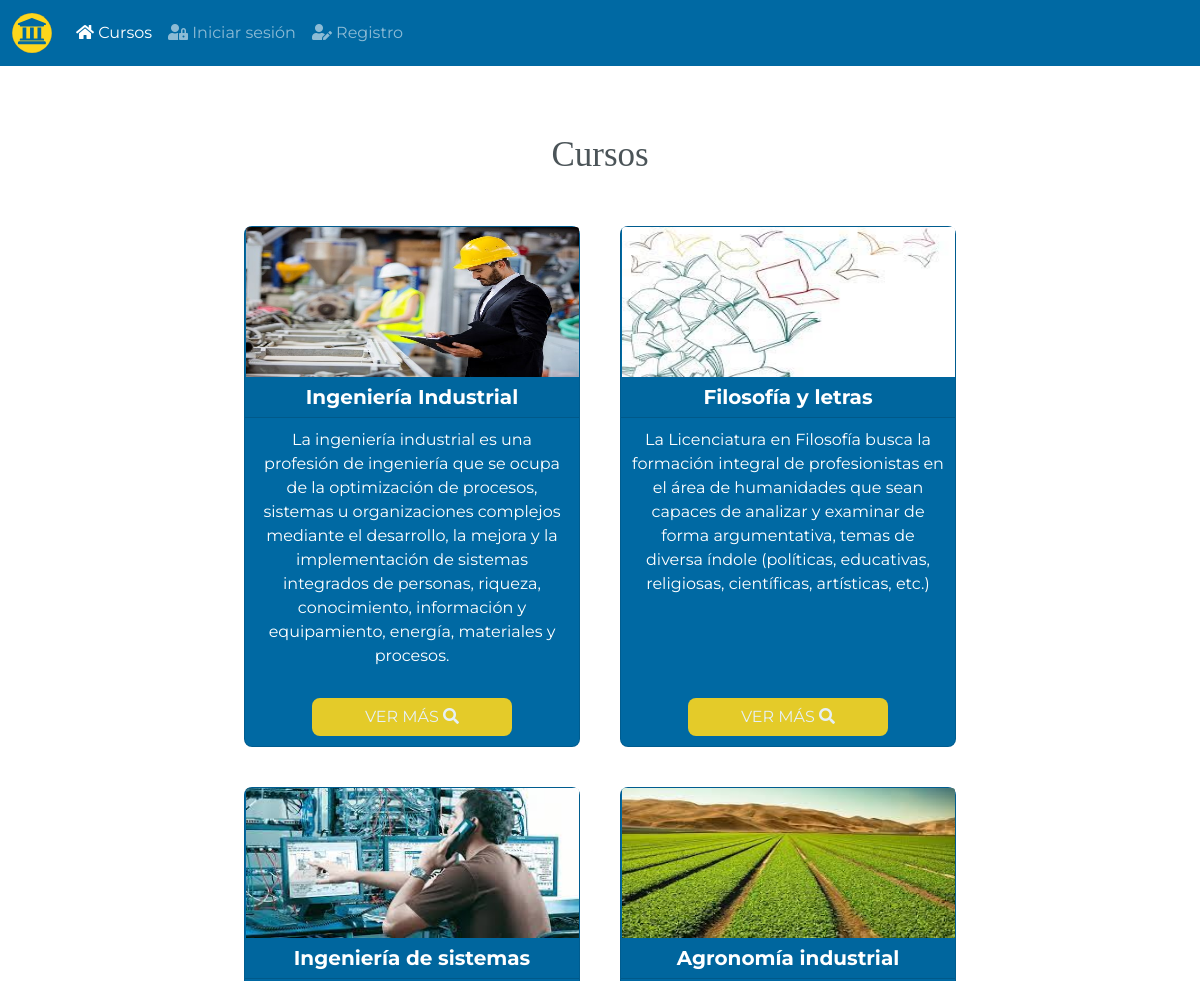
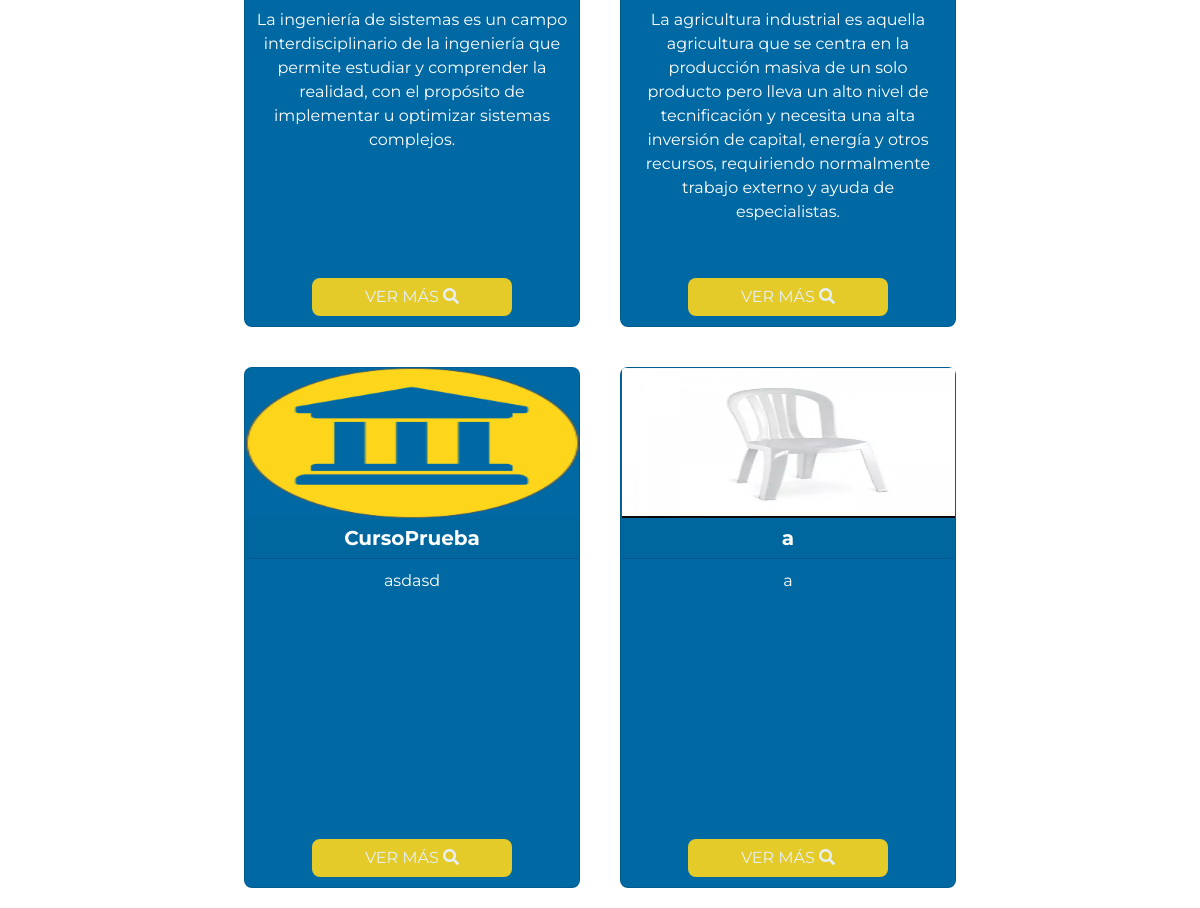
The page / on the database its author committed (2 pictures, top to bottom).
### tables this page shows
CREATE TABLE `curso` (
  `id_curso` bigint(20) NOT NULL,
  `id_usuario` bigint(20) NOT NULL,
  `nombre` varchar(64) NOT NULL,
  `descripcion` varchar(512) NOT NULL,
  `precio` int(11) NOT NULL,
  `duracion` varchar(64) NOT NULL,
  `imagen` varchar(64) DEFAULT 'imgs/nophoto.png'
);

### index.php (called while the page is built)
<?php require 'config/app.php'; ?>
<?php require 'config/database.php'; ?>
<?php $section = 'home'; ?>
<?php include 'includes/header.php'; ?>
<?php include 'pages/pgindex.php'; ?>
<?php include 'includes/footer.php'; ?>

### config/app.php (called while the page is built, shortened)
<?php
    $url    = 'http://localhost/collegeapp/';
    $public = $url . 'public/';
    $css    = $public . 'css/';
    $imgs   = $public . 'imgs/';

### config/database.php (called while the page is built, shortened)
<?php
function listGames($conn)
{
    try {
        $sql  = "SELECT * FROM curso";
        $stmt = $conn->prepare($sql);
        $stmt->execute();
        return $stmt->fetchAll();
    } catch (PDOException $e) {
        echo $e->getMessage();
    }
}

### pages/pgindex.php (the view)
<main class="container">
    <section class="row mt-5">
        <div class="col-md-12 offset-md-0 text-center">
            <h1 class="">Cursos</h1>
                <div class="row g-0 centrar">
                        <?php $games = listGames($conn); ?>
                        <?php foreach ($games as $game) : ?>
                            <div class="card card-object" style="width: 21rem;">
                                <div class="letter">
                                    <img src="<?php echo $public . $game['imagen']; ?>" class="card-img-top img-card" alt="...">
                                    <h5 class="card-header"><strong><?php echo $game['nombre']; ?></strong></h5>
                                    <p class="card-text text-card"><?php echo $game['descripcion']; ?></p>
                                    <a href="course/show.php?id=<?php echo $game['id_curso']; ?>" class="btn btn-sm2 btn-card">
                                            VER MÁS <i class="fas fa-search"></i>
                                    </a>
                                </div>
                            </div>
                        <?php endforeach ?>
                </div>
        </div>
    </section>
</main>

### includes/header.php (shortened to what this page needs)
<!DOCTYPE html>
<html lang="en">
<head>
    <link rel="stylesheet" href="<?php echo $css; ?>bootstrap.min.css">
    <link rel="stylesheet" href="<?php echo $css; ?>fontawesome.min.css">
    <link rel="stylesheet" href="<?php echo $css; ?>owl.carousel.min.css">
    <link rel="stylesheet" href="<?php echo $css; ?>owl.theme.green.min.css">
    <link rel="stylesheet" href="<?php echo $css; ?>custom.css">
</head>
<body>
    <?php if (isset($_SESSION['ss-fullname'])) : ?>
        <?php include 'navbar-user.php'; ?>
    <?php else : ?>
        <?php include 'navbar.php'; ?>
    <?php endif; ?>

### includes/navbar.php (shortened to what this page needs)
<nav class="navbar navbar-expand-lg navbar-dark bg-navbar">
    <div class="container-fluid">
        <a class="navbar-brand" href="<?php echo $url; ?>index.php">
            <img src="<?php echo $imgs; ?>logo.svg" width="40px">
        </a>
        <div class="collapse navbar-collapse" id="navbarSupportedContent">
            <ul class="navbar-nav mr-auto">
                <li class="nav-item">
                    <a class="nav-link <?php if ($section == 'home') : ?>active<?php endif; ?>" href="<?php echo $url; ?>index.php">
                        <i class="fas fa-home"></i>
                        Cursos <span class="sr-only">(current)</span>
                    </a>
                </li>
                <li class="nav-item">
                    <a class="nav-link <?php if ($section == 'login') : ?>active<?php endif; ?>" href="<?php echo $url; ?>login.php">
                        <i class="fas fa-user-lock"></i>
                        Iniciar sesión
                    </a>
                </li>
                <li class="nav-item ">
                    <a class="nav-link <?php if ($section == 'register') : ?>active<?php endif; ?>" href="<?php echo $url; ?>register.php">
                        <i class="fas fa-user-edit"></i>
                        Registro
                    </a>
                </li>
            </ul>
        </div>
    </div>
</nav>

### includes/footer.php (shortened to what this page needs)
</body>
</html>

### public/css/custom.css (style rules this page uses)
body { font-family: 'Montserrat', sans-serif; background-color: #FFFFFF; }
.bg-navbar { background-color: #0069A3; }
h1 { font-size: 35px; color: #4B5458; font-family: 'Bitter', serif; margin-top: 20px; margin-bottom: 30px; }
.btn { border-radius: 8px; font-family: 'Montserrat', sans-serif; margin: 0px auto; opacity: 0.9; transition: all 0.25s ease-in; width: 58%; }
a { font-family: 'Montserrat', sans-serif; }
.letter { color: white; }
.btn.btn-sm2 { width: 200px; margin: 10px; }
.card-object { margin: 20px; background-color: #0069A3; border-radius: 8px; }
.card-text { margin: 10px }
.btn-card { color: #fff; background-color: #FDD61C; }
.centrar { justify-content:center; }
.img-card { width: 333px; height: 150px; }
.text-card { width: auto; height: 250px; }

### rows shown on the page
curso: imagen (picture), nombre "Ingeniería Industrial", descripcion "La ingeniería industrial es una profesión de ingeniería que se ocupa de la optimización de procesos, sistemas u organizaciones complejos mediante el desarrollo, la mejora y la implementación de sistemas integrados de personas, riqueza, conocimiento, información y equipamiento, energía, materiales y procesos."
curso: imagen (picture), nombre "Filosofía y letras", descripcion "La Licenciatura en Filosofía busca la formación integral de profesionistas en el área de humanidades que sean capaces de analizar y examinar de forma argumentativa, temas de diversa índole (políticas, educativas, religiosas, científicas, artísticas, etc.)"
curso: imagen (picture), nombre "Ingeniería de sistemas", descripcion "La ingeniería de sistemas es un campo interdisciplinario de la ingeniería que permite estudiar y comprender la realidad, con el propósito de implementar u optimizar sistemas complejos."
curso: imagen (picture), nombre "Agronomía industrial", descripcion "La agricultura industrial es aquella agricultura que se centra en la producción masiva de un solo producto pero lleva un alto nivel de tecnificación y necesita una alta inversión de capital, energía y otros recursos, requiriendo normalmente trabajo externo y ayuda de especialistas."
curso: imagen (picture), nombre "CursoPrueba", descripcion "asdasd"
curso: imagen (picture), nombre "a", descripcion "a"
